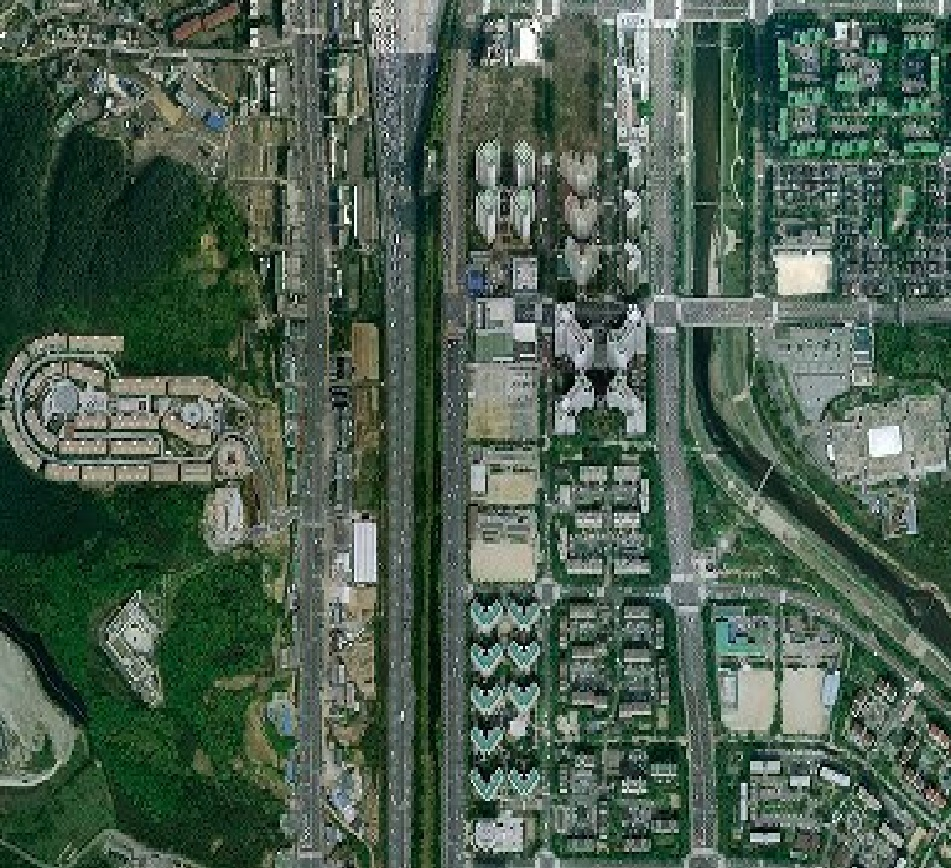
#> input picture pix2pix_alpha/1.jpg, 951 x 868 px, found by its file name
$ python concat_test.py
#> lines starting #> are read from the running program, lines starting #| are printed output that depends on the picture
import cv2
import matplotlib.pyplot as plt
import numpy as np

img = cv2.imread('G:/dataset/maps/train/1.jpg',cv2.IMREAD_COLOR)
#> img is the input picture: shape (868, 951, 3); mean B, G, R 79.4, 94.7, 75.2


real = img[:,:600,:]
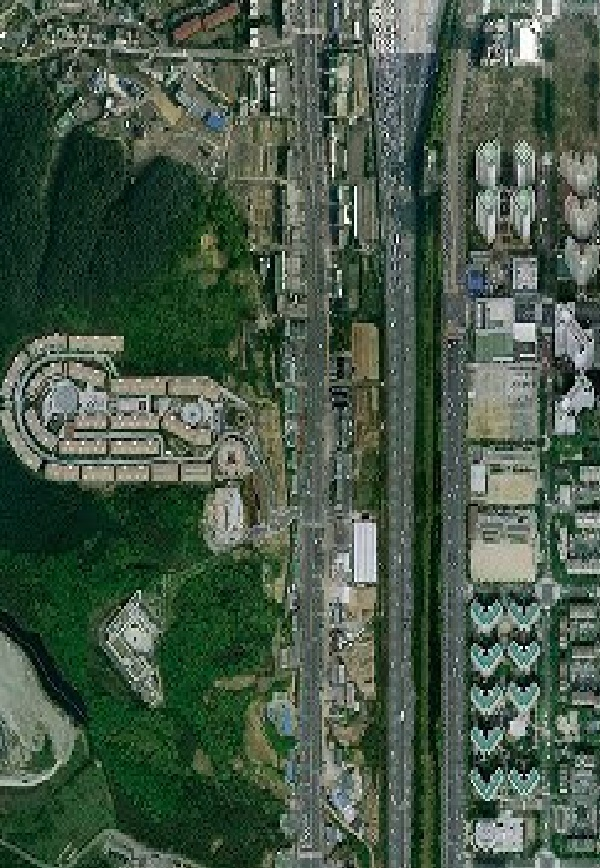
#> real: shape (868, 600, 3); mean B, G, R 71.9, 88.6, 70.8
target = img[:,600:,:]
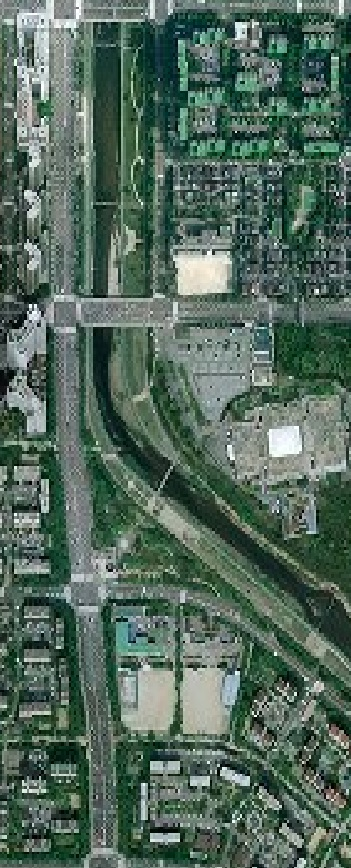
#> target: shape (868, 351, 3); mean B, G, R 92.3, 105.1, 82.9

#> (the run stopped early here; a loop or call above may not have finished)
